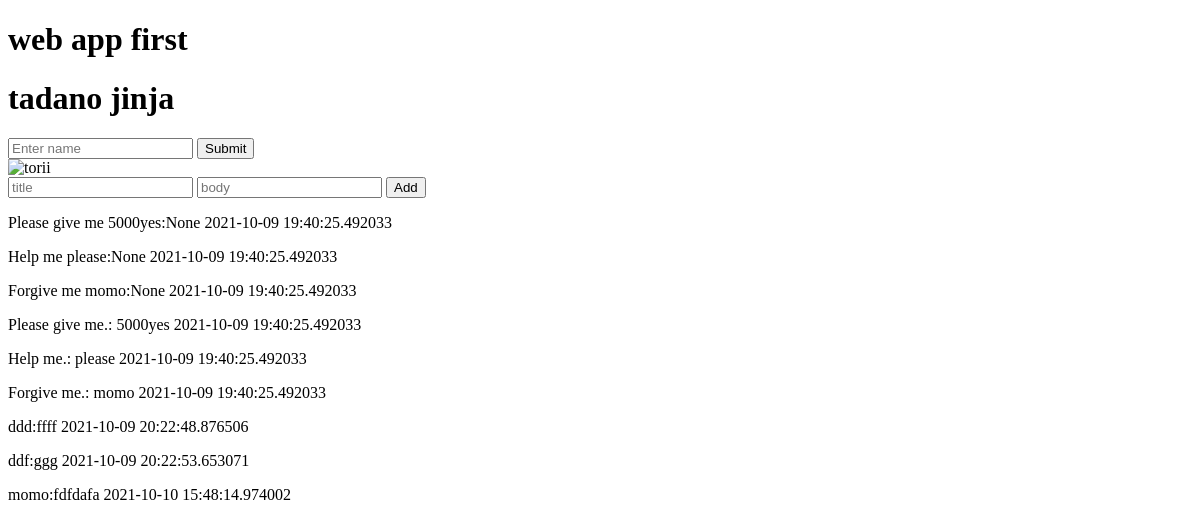
The page /index on the database as committed earlier.
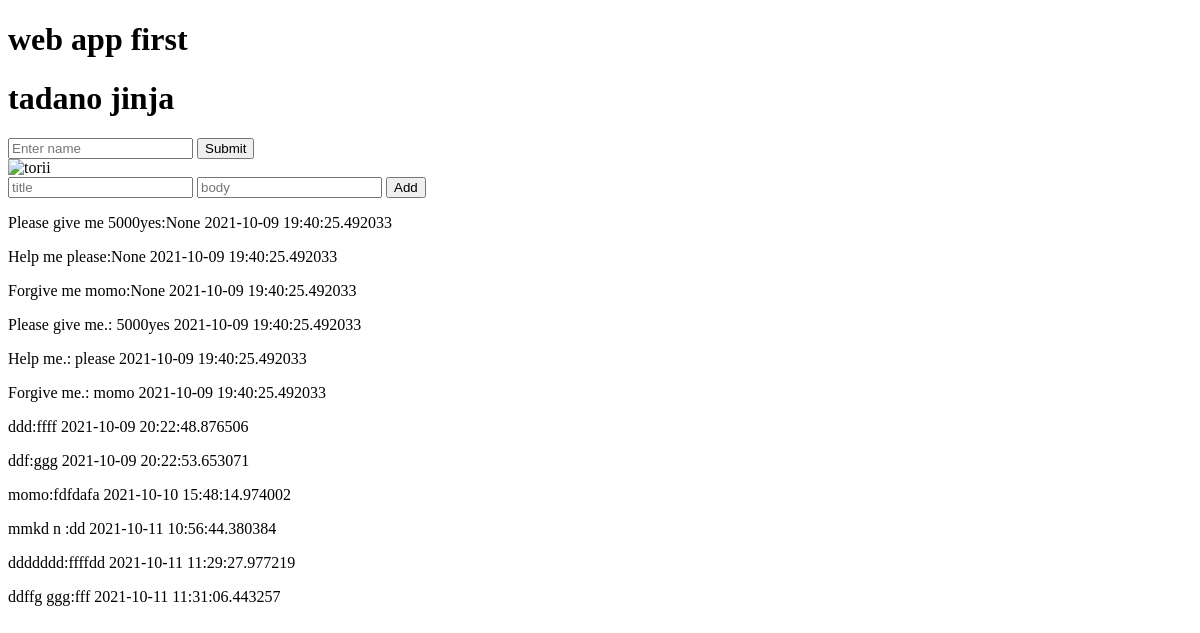
The same page on the database as committed later.
### models/models.py (models this page shows, shortened)
class OnegaiContent(Base):
    __tablename__ = 'onegaicontents'
    id = Column(Integer, primary_key=True)
    title = Column(String(128), unique=True)
    body = Column(Text)
    date = Column(DateTime, default=datetime.now())

### app/app.py (the view)
@app.route("/")
@app.route("/index")
def index():
    name = request.args.get("name")
    all_onegai = OnegaiContent.query.all()
    return render_template("index.html", name=name, all_onegai=all_onegai)

### app/templates/index.html (shortened to what this page needs)
<!DOCTYPE html>
<html lang="en">
<head>
</head>
<body>
<h1>web app first</h1>
{% if name == "kiyokiyo" %}
  <h1>Special{{name}}shurain</h1>
{% elif name %}
  <h1>{{name}}shurain</h1>
{% else %}
  <h1>tadano jinja</h1>
{% endif %}
<form action="/index" method="post">
  <input type="text" name="name" placeholder="Enter name">
  <input type="submit" value="Submit">
</form>
<img src="../static/images/jinja.png" alt="torii">
<form action="/add" method="post">
  <input type="text" name="title" placeholder="title">
  <input type="text" name="body" placeholder="body">
  <input type="submit" value="Add">
</form>
{% for word in all_onegai %}
  <p>{{word.title}}:{{word.body}} {{word.date}}</p>
{% endfor %}
</body>
</html>

Rows that differ between the two databases and show on the page:
added OnegaiContent: title "mmkd n", body "dd", date "2021-10-11 10:56:44.380384"
added OnegaiContent: title "ddddddd", body "ffffdd", date "2021-10-11 11:29:27.977219"
added OnegaiContent: title "ddffg ggg", body "fff", date "2021-10-11 11:31:06.443257"
